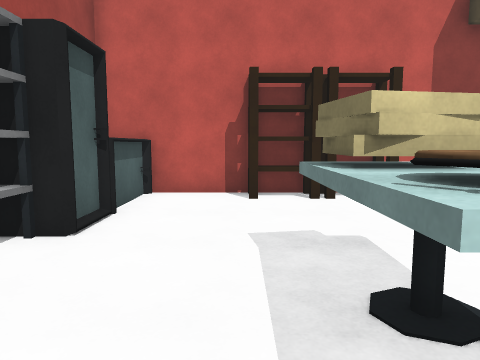
view 1 (above)

22 first-person views from a walk through a 3-D level made in the Unity game engine. The camera is 1.3 m above the floor, tilts 6° down and sees 70° across. The floor is counted in squares, 1 m on a side. Each view is taken from the middle of a square. On the plan, view 1 faces up. The plan holds only what a view shows up to about 15 squares ahead; the rest is blank. The player character is not drawn.

view 2
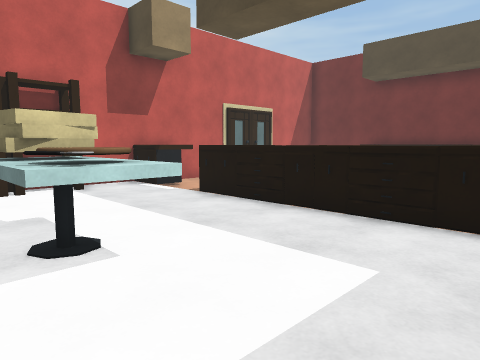

view 3
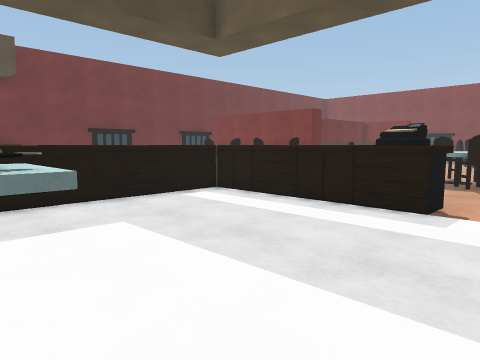

view 4
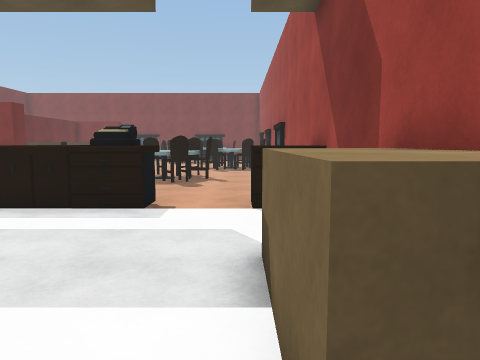

view 5
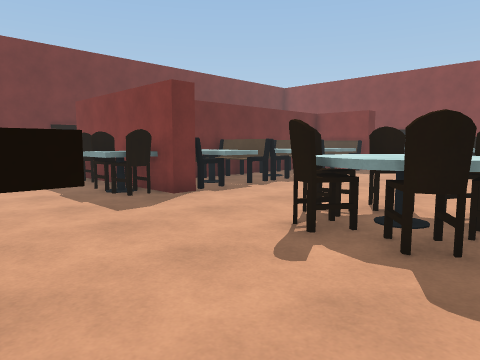

view 6
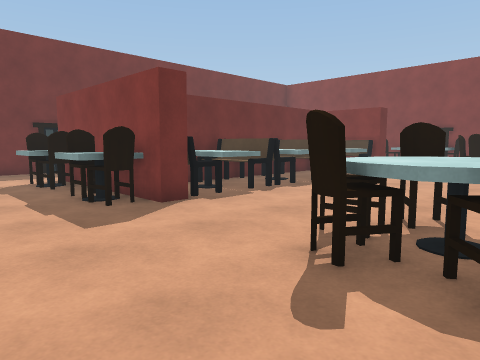

view 7
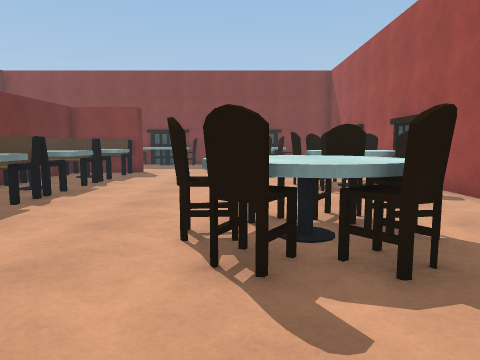

view 8
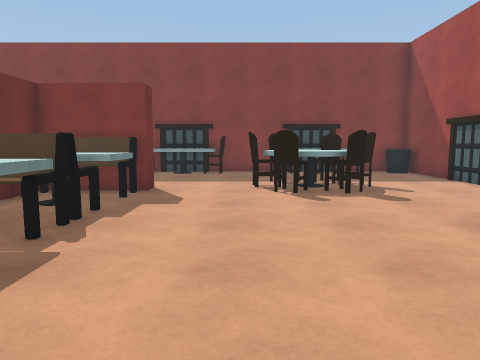

view 9
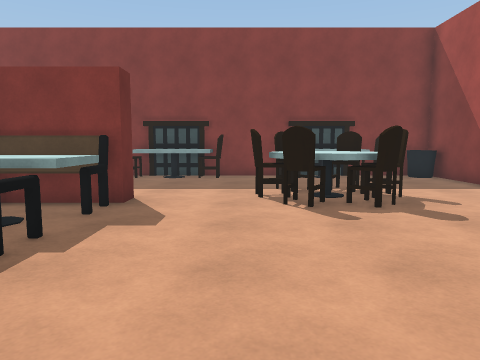

view 10
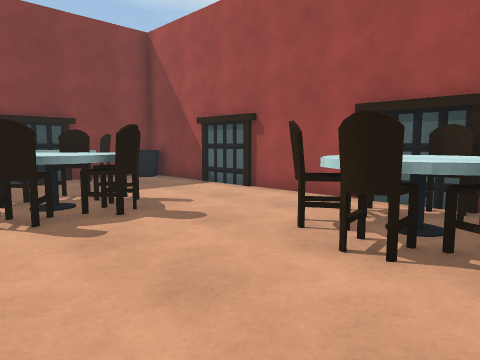

view 11
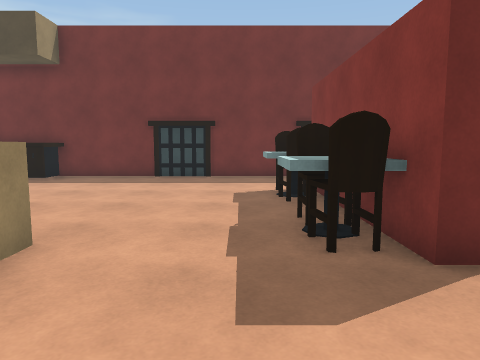

view 12
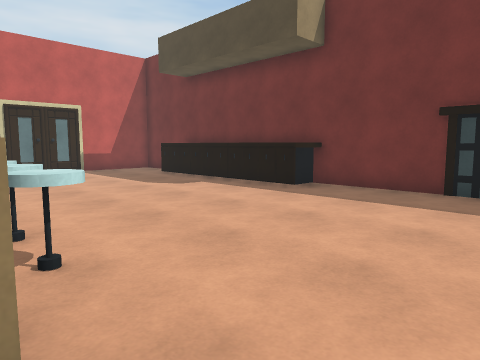

view 13
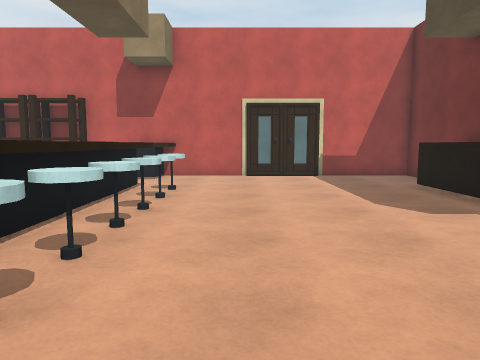

view 14
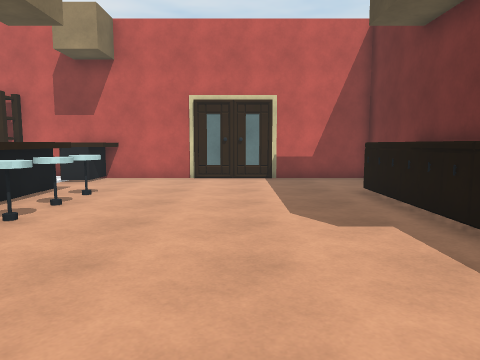

view 15
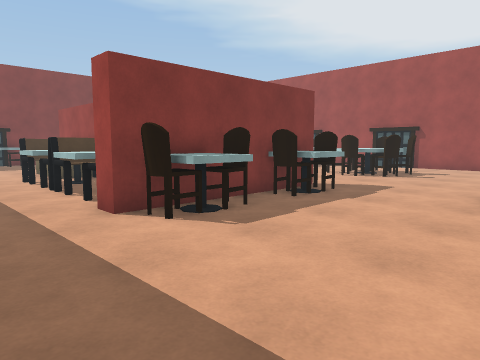

view 16
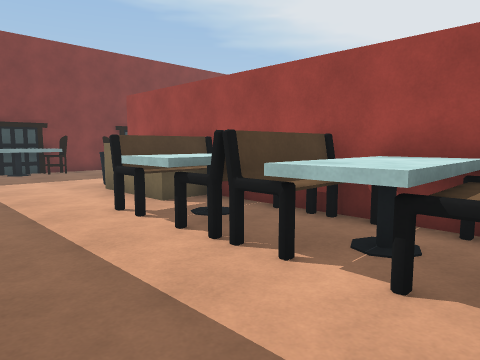

view 17
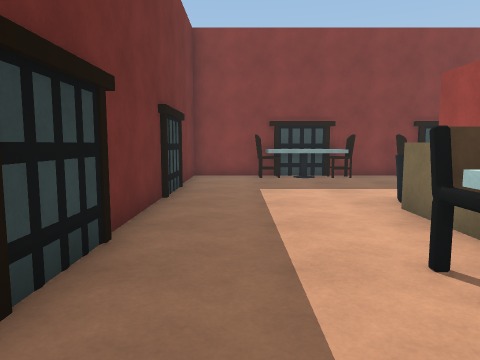

view 18
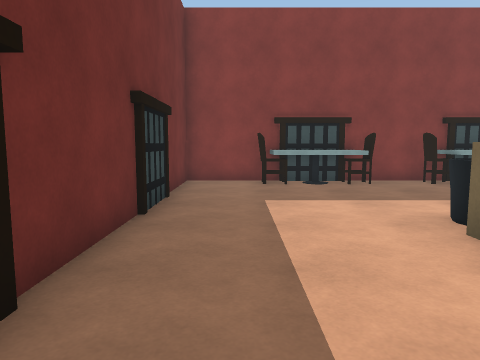

view 19
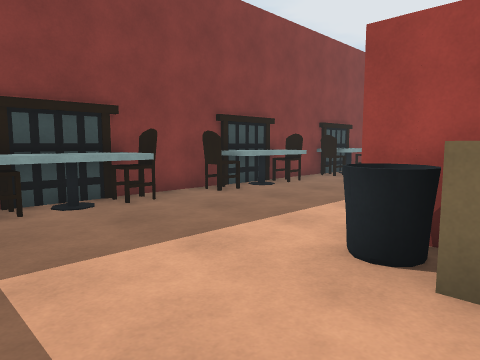

view 20
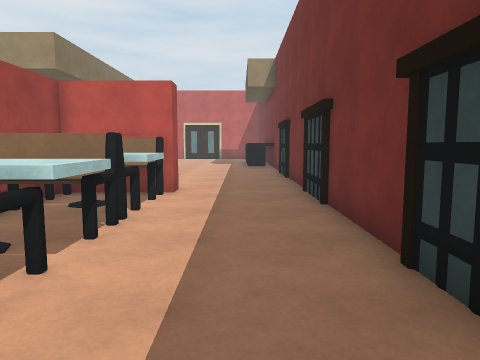

view 21
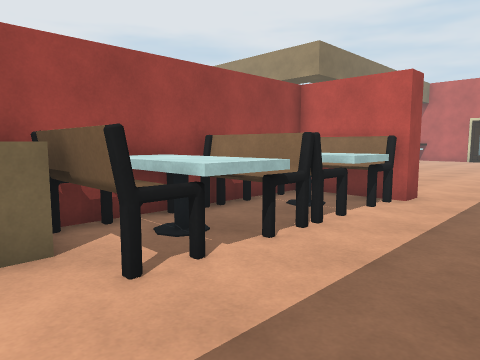

view 22
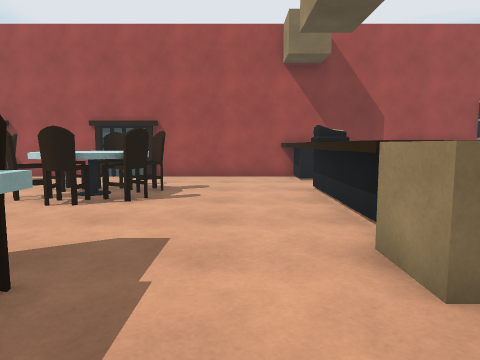

### Floor plan
Points are (right, up) in squares from view 1. A wall is a line through its corners. A room is listed if a view was taken in it or the views show most of it. See-through windows are left out.
Room 1 (views 1, 2, 3, 4, 5, 6, 7, 8, 9, 10, 11, 12, 13, 14, 15, 16, 17, 18, 19, 20, 21, 22)
walls: (6.6, -11.9) (6.6, -11.1) (13.2, -11.1) (13.2, -11.8) (12.5, -11.8); (10.3, -11.8) (10.3, -23.4); (-3.8, -12.9) (-3.6, -13.5); (16.9, -13.4) (16.9, 9.1) (-3.5, 9.1); (11.7, -20.5) (11.7, -21.5); (-3.5, -18) (-3.7, -18.6); (-3.8, -17.9) (-3.6, -18.5); (16.9, -17.1) (16.9, -13.5); (6.6, -23.4) (6.6, -22.5) (9.5, -22.5) (9.5, -14); (-2.3, 0.6) (-2.3, -2); (-3.7, 1.5) (-3.7, -29.1) (1, -29.1); (-3.5, -23.9) (-3.8, -25); (-2.4, 4.7) (-3.4, 4.7); (-3.8, -24.3) (-3.5, -25.4); (16.9, -23.5) (16.9, -17.3); (-2.5, 6.1) (-2.5, 5.1); (-2.3, 6.5) (-2.3, 5.9); (16.9, -25.5) (16.9, -23.6); (6, -29.1) (6.6, -29) (7.2, -29.1); (1.7, -29.1) (16.9, -29.1) (16.9, -26.1); (11.5, -29) (12.2, -29.1); (-0.4, -28.9) (0.2, -29.1) (0.7, -28.9); (12.4, -28.9) (12.9, -29.1) (13.5, -28.9); (-2.5, 8.9) (-2.5, 6.9)
low walls: (11.7, -19.5) (11.7, -20.4)
objects: other object (-3, -28); other object (-3, -19) to (-2, -19); other object (-3, -18) to (-3, -17); other object (-3, -6) to (-2, -5); other object (-3, 1) to (-3, 2); other object (-3, 3) to (-3, 4); other object (-2, -18) to (-1, -17); other object (-2, -16); other object (-1, -28); other object (-1, -19) to (0, -19); other object (-1, -16); other object (-1, -12) to (0, -12); other object (0, -28) to (1, -28); other object (0, -24) to (0, -23); other object (0, -18) to (0, -17); other object (0, -13); other object (0, -11) to (1, -10); other object (0, -6) to (1, -5); other object (0, 8) to (1, 9); other object (1, -25); other object (1, -24) to (2, -23); other object (1, -22); other object (1, -13) to (2, -11); other object (1, 1) to (2, 4); other object (2, -28); other object (2, -25) to (3, -25); other object (2, -22) to (3, -22); other object (2, -13); other object (2, -11) to (2, -10); other object (2, -6) to (2, -5); other object (2, 8) to (4, 9); other object (3, -24) to (4, -23); other object (3, -12); other object (3, -6) to (4, -5); other object (5, -28); other object (5, -6) to (5, -5); other object (6, -28) to (7, -28); other object (6, -6) to (7, -5); other object (6, -4) to (7, -4); other object (6, -3) to (7, -2); other object (6, -1) to (7, -1); other object (6, 0) to (7, 1); other object (6, 2) to (7, 2); other object (6, 3) to (7, 4); other object (6, 5) to (7, 5); other object (6, 8) to (7, 9); other object (7, -22) to (9, -21); other object (7, -20) to (9, -20); other object (7, -19) to (9, -19); other object (7, -18) to (9, -18); other object (7, -17) to (9, -17); other object (7, -16) to (7, -15); other object (7, -14) to (9, -14); other object (7, -13) to (9, -12); other object (7, -10); other object (8, -28) to (9, -28); other object (8, -11) to (8, -10); other object (8, -4); other object (8, -3) to (8, -2); other object (8, -1); other object (8, 0) to (8, 1); other object (8, 2); other object (8, 3) to (8, 4); other object (8, 5); other object (9, -16) to (9, -15); other object (9, -10); other object (11, -28); other object (11, -23) to (11, -22); other object (11, -19) to (13, -18); other object (11, -17) to (13, -17); other object (11, -16) to (13, -15); other object (11, -14) to (13, -14); other object (11, -13) to (13, -12); other object (11, -10); other object (12, -28) to (13, -28); other object (12, -11) to (12, -10); other object (13, -10); other object (14, -28); other object (16, -2) to (16, -1); other object (16, 0) to (16, 1); other object (16, 2); other object (16, 3) to (16, 4); other object (16, 5)

Positions as (right, up) in squares from view 1, and headings:
1: (0, 0), facing up
2: (0, -2), facing up-right
3: (-2, 2), facing down-right
4: (-2, 2), facing down
5: (-1, -6), facing down-right
6: (0, -7), facing down-right
7: (2, -7), facing down
8: (4, -13), facing down
9: (4, -15), facing down
10: (4, -16), facing down-left
11: (3, -9), facing right
12: (7, -8), facing up-right
13: (10, -5), facing up
14: (12, -4), facing up
15: (16, -5), facing down-left
16: (16, -12), facing down-left
17: (15, -15), facing down
18: (15, -17), facing down
19: (15, -21), facing down-left
20: (15, -21), facing up
21: (16, -20), facing up-left
22: (10, -8), facing left
